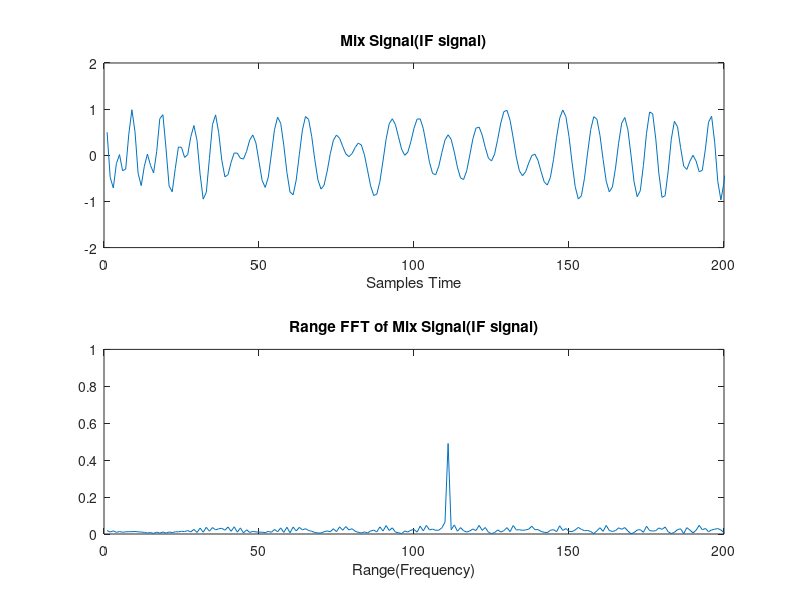
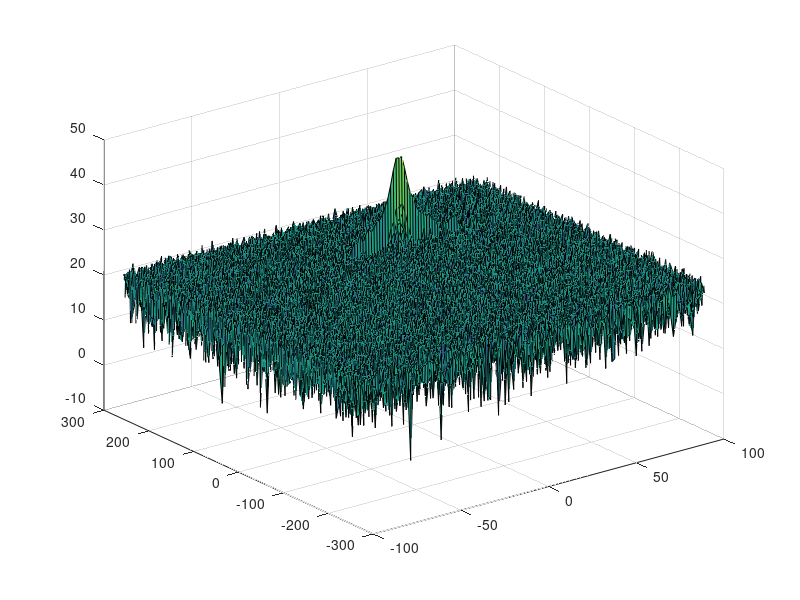
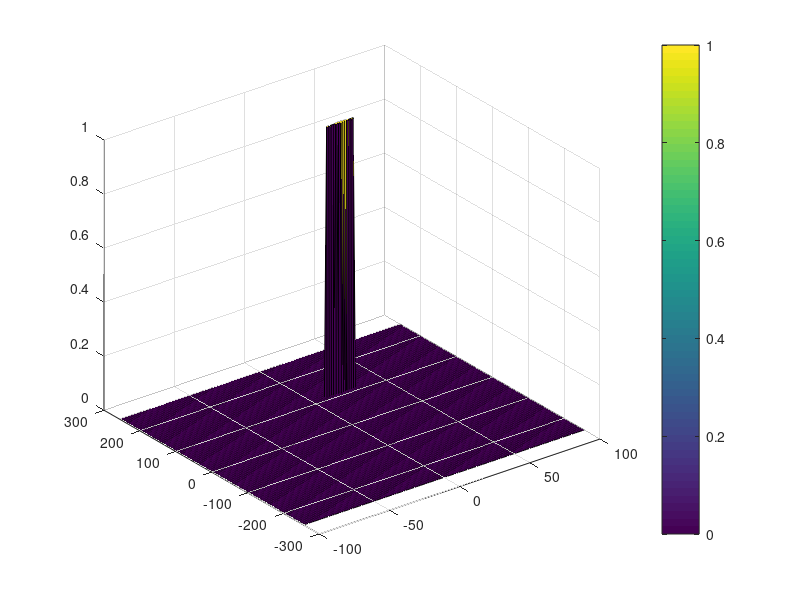

Here is the MATLAB script that generated these plots, in order:
clear all
clc;

% 1. FMCW Waveform Design
%% Radar Specifications 
%%%%%%%%%%%%%%%%%%%%%%%%%%%
% Frequency of operation = 77GHz
% Max Range = 200m
% Range Resolution = 1 m
% Max Velocity = 100 m/s
%%%%%%%%%%%%%%%%%%%%%%%%%%%


%speed of light = 3e8
%% User Defined Range and Velocity of target
% *%TODO* :
% define the target's initial position and velocity. Note : Velocity
% remains contant
R = 110; % initialize the distance of target
V = 20; % velocity (constant) can be any value in the range of -70 to + 70 m/s.
 


%% FMCW Waveform Generation

% *%TODO* :
%Design the FMCW waveform by giving the specs of each of its parameters.
% Calculate the Bandwidth (B), Chirp Time (Tchirp) and Slope (slope) of the FMCW
% chirp using the requirements above.

%Design the FMCW waveform by giving the specs of each of its parameters.
% Calculate the Bandwidth (B), Chirp Time (Tchirp) and Slope (slope) of the FMCW
% chirp using the requirements above.


%Operating carrier frequency of Radar 
fc= 77e9;             %carrier freq
maxRange = 200;       %m
rangeRes = 1;         %m
maxVel = 100;         %m/s
c = 3e8;              %m/s

B = c / (2*rangeRes);  % HZ
%  or V_max = wavelenght / (4*Tchirp) -> Tchirp = wavelength/(4*maxVel)
Tchirp = 5.5*2*maxRange / c; 
S = B / Tchirp;

%The number of chirps in one sequence. Its ideal to have 2^ value 
%for the ease of running the FFT for Doppler Estimation. 
Nd=128;                   % #of doppler cells OR #of sent periods % number of chirps

%The number of samples on each chirp. 
Nr=1024;                  %for length of time OR # of range cells

% Timestamp for running the displacement scenario for every sample on each
% chirp
t=linspace(0,Nd*Tchirp,Nr*Nd); %total time for samples


%Creating the vectors for Tx, Rx and Mix based on the total samples input.
Tx=zeros(1,length(t)); %transmitted signal
Rx=zeros(1,length(t)); %received signal
Mix = zeros(1,length(t)); %beat signal

%% 2. Simulation Loop
%% Signal generation and Moving Target simulation
% Running the radar scenario over the time. 

for i=1:length(t)         
   
    %For each time stamp update the Range of the Target for constant velocity. 
    R_update = R + V*t(i);
    tau = 2*R_update / c;
    
    %r_t(i) = R + V*t(i);
    %td(i) = 2*r_t(i) / 2;
    
    Tx(i) = cos(2*pi*(fc*t(i) + S*t(i)^2/2));
    Rx(i)  = cos(2*pi*(fc*(t(i)-tau) + S*(t(i)-tau)^2/2));
    
    Mix(i) = Tx(i).*Rx(i);
end

%% Range FFT
%% RANGE MEASUREMENT


%reshape the vector into Nr*Nd array. Nr and Nd here would also define the size of
%Range and Doppler FFT respectively.
Mix = reshape(Mix, Nr, Nd);

%run the FFT on the beat signal along the range bins dimension (Nr) and
%normalize.
range_FFT = fft(Mix,Nr);
range_FFT =range_FFT / (Nr/2);

% Take the absolute value of FFT output
range_FFT = abs(range_FFT);

% Output of FFT is double sided signal, but we are interested in only one side 
% of the spectrum.Hence we throw out half of the samples.
rFFT = range_FFT(1:Nr/2+1, :);

%plotting the Mix
figure ('Name','Range from First FFT')
subplot(2,1,1)
plot(Mix(:, 1));
axis ([0 200 -2.0 2.0]);
title('Mix Signal(IF signal)');
xlabel('Samples Time');
%ylabel('Ampltitude')

% plot FFT output 
subplot(2, 1, 2);
plot(rFFT(:, 1));
axis ([0 200 0 1.0]);
title('Range FFT of Mix Signal(IF signal)');
xlabel('Range(Frequency)')



%% RANGE DOPPLER RESPONSE
% The 2D FFT implementation is already provided here. This will run a 2DFFT
% on the mixed signal (beat signal) output and generate a range doppler
% map.You will implement CFAR on the generated RDM


% Range Doppler Map Generation.

% The output of the 2D FFT is an image that has reponse in the range and
% doppler FFT bins. So, it is important to convert the axis from bin sizes
% to range and doppler based on their Max values.

Mix=reshape(Mix,[Nr,Nd]);

% 2D FFT using the FFT size for both dimensions.
sig_fft2 = fft2(Mix,Nr,Nd);

% Taking just one side of signal from Range dimension.
sig_fft2 = sig_fft2(1:Nr/2,1:Nd);
sig_fft2 = fftshift (sig_fft2);
RDM = abs(sig_fft2);
RDM = 10*log10(RDM) ;

%use the surf function to plot the output of 2DFFT and to show axis in both
%dimensions
doppler_axis = linspace(-100,100,Nd);
range_axis = linspace(-200,200,Nr/2)*((Nr/2)/400);
figure,surf(doppler_axis,range_axis,RDM);

%% 2D CFAR
%% CFAR implementation

%Slide Window through the complete Range Doppler Map

%Slide Window through the complete Range Doppler Map
%Select the number of Training Cells in both the dimensions.
Tr = 10;
Td = 8;

%Select the number of Guard Cells in both dimensions around the Cell under 
%test (CUT) for accurate estimation
Gr = 4;
Gd = 4;

% offset the threshold by SNR value in dB
offset = 6;

%Create a vector to store noise_level for each iteration on training cells
noise_level = zeros(1,1);
RDM_pow = db2pow(RDM);
Nr = Nr/2;

%design a loop such that it slides the CUT across range doppler map by
%giving margins at the edges for Training and Guard Cells.
%For every iteration sum the signal level within all the training
%cells. To sum convert the value from logarithmic to linear using db2pow
%function. Average the summed values for all of the training
%cells used. After averaging convert it back to logarithimic using pow2db.
%Further add the offset to it to determine the threshold. Next, compare the
%signal under CUT with this threshold. If the CUT level > threshold assign
%it a value of 1, else equate it to 0.
for i = Tr+Gr+1:Nr-(Tr+Gr)
    for j = Td+Gd+1:Nd-(Td+Gd)
        noise_level_matrix1 = RDM_pow(i-Tr-Gr:i+Tr+Gr,j-Td-Gd:j+Td+Gd);
        noise_level_matrix2 = RDM_pow(i-Gr:i+Gr,j-Gd:j+Gd);
        noise_level = sum(noise_level_matrix1(:)) - sum(noise_level_matrix2(:));
        threshold = offset + pow2db(noise_level/(2*(Tr+Gr+1)*2*(Td+Gd+1) - ...
            2*(Gr+1)*2*(Gd+1)));
        CUT = RDM(i,j);
        if(CUT < threshold)
            RDM(i,j) = 0;
        else
            RDM(i, j) = 1;
        end        
    end
end
% The process above will generate a thresholded block, which is smaller 
%than the Range Doppler Map as the CUT cannot be located at the edges of
%matrix. Hence,few cells will not be thresholded. To keep the map size same
% set those values to 0. 
RDM(1:Tr+Gr,:)=0;
RDM(Nr-(Tr+Gr):Nr,:)=0;
RDM(:,1:Td+Gd)=0;
RDM(:,Nd-(Td+Gd):Nd)=0;

%display the CFAR output using the Surf function like we did for Range
%Doppler Response output.
figure,surf(doppler_axis,range_axis,RDM);
colorbar;


 
 